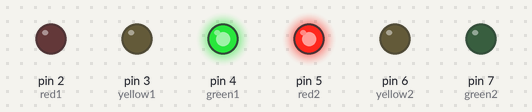
A sketch run on a simulated Arduino Uno, built with avr-gcc and run on an emulated ATmega328P. Parts: output pins drawn as LEDs (lit = HIGH).

Above: at 1.5 s.
At 6.5 s:
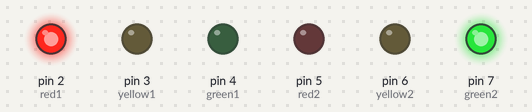
At 9.0 s:
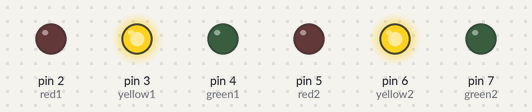
Timing chart, 0 to 13.0 s (numbered marks = the images above):
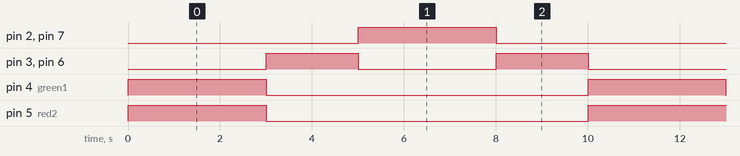

Measured:
- by itself, pin 2 (red1), pin 4 (green1), pin 5 (red2), pin 7 (green2): alternates HIGH for 3.0 s and LOW for 7.0 s
- by itself, pin 3 (yellow1), pin 6 (yellow2): alternates HIGH for 2.0 s and LOW for 3.0 s
- by itself, everything shown: repeats every 10.0 s, in 4 steps

The sketch:

1.ino
```cpp
// Define the pins for the red, yellow, and green LEDs for both directions
const int red1 = 2;
const int yellow1 = 3;
const int green1 = 4;
const int red2 = 5;
const int yellow2 = 6;
const int green2 = 7;

void setup() {
  // Set the pin modes to OUTPUT
  pinMode(red1, OUTPUT);
  pinMode(yellow1, OUTPUT);
  pinMode(green1, OUTPUT);
  pinMode(red2, OUTPUT);
  pinMode(yellow2, OUTPUT);
  pinMode(green2, OUTPUT);
}

void loop() {
  // Turn on the green light for one direction and the red light for the other direction
  digitalWrite(green1, HIGH);
  digitalWrite(yellow1, LOW);
  digitalWrite(red1, LOW);
  digitalWrite(green2, LOW);
  digitalWrite(yellow2, LOW);
  digitalWrite(red2, HIGH);
  // Wait for 5 seconds
  delay(3000);

  digitalWrite(green1, LOW);
  digitalWrite(yellow1, HIGH);
  digitalWrite(red1, LOW);
  digitalWrite(green2, LOW);
  digitalWrite(yellow2, HIGH);
  digitalWrite(red2, LOW);
  // Wait for 5 seconds
  delay(2000);

  digitalWrite(green1, LOW);
  digitalWrite(yellow1, LOW);
  digitalWrite(red1, HIGH);
  digitalWrite(green2, HIGH);
  digitalWrite(yellow2, LOW);
  digitalWrite(red2, LOW);
  // Wait for 5 seconds
  delay(3000);

  digitalWrite(green1, LOW);
  digitalWrite(yellow1, HIGH);
  digitalWrite(red1, LOW);
  digitalWrite(green2, LOW);
  digitalWrite(yellow2, HIGH);
  digitalWrite(red2, LOW);
  // Wait for 5 seconds
  delay(2000);


}
```
